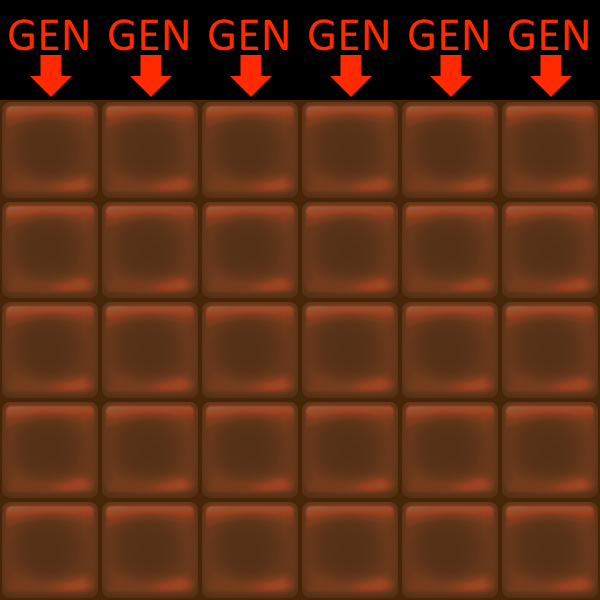

Tiled map render using the project's own tile images. Description and the whole map definition, tile-layer contents included, below:
An orthogonal 6x6 tile map with 100x100 px tiles, 1 tile layer (bg).

<map version="1.10" tiledversion="1.11.2" orientation="orthogonal" renderorder="right-down" width="6" height="6" tilewidth="100" tileheight="100" infinite="0" nextlayerid="2" nextobjectid="1">
 <tileset firstgid="1" source="assets_candy.tsx" />
 <layer id="1" name="bg" width="6" height="6">
  <data encoding="csv">
37,37,37,37,37,37,
36,36,36,36,36,36,
36,36,36,36,36,36,
36,36,36,36,36,36,
36,36,36,36,36,36,
36,36,36,36,36,36
</data>
 </layer>
</map>
